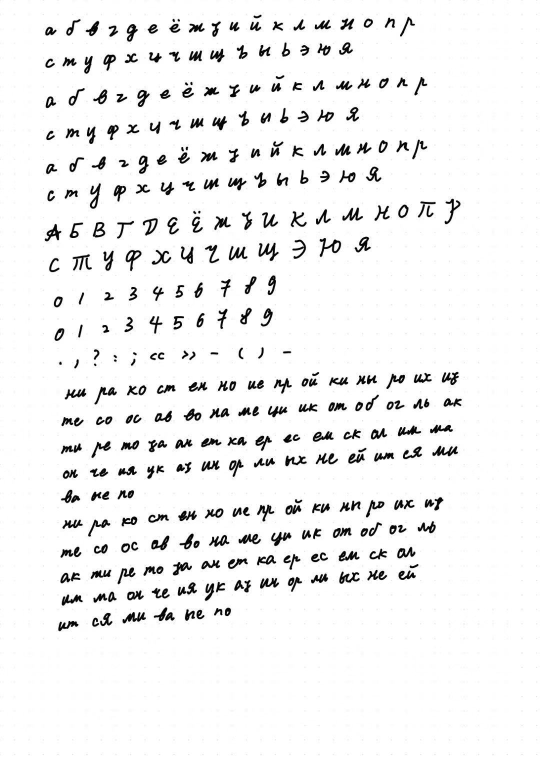
#> input picture handwriting/assets/sample.jpg, 1079 x 1527 px (shown at 1/2 size)
$ python prep_photo.py ../assets/sample.jpg ../assets/sample.jpg
#> lines starting #> are read from the running program, lines starting #| are printed output that depends on the picture; after the words box and inside, x2 and y2 are one past the last pixel; in counts of white or black regions, pixels touching at a corner belong together
"""Clean a phone photo of handwriting on squared paper into a natural sample (assets/natural/pN.jpg).

   python prep_photo.py photo.jpg assets/natural/pN.jpg [x0 y0 x1 y1]

Crop box = the paper only (no desk). Steps: flatten lighting; use the max RGB channel (blue-grey grid
lines are bright there, black ink is dark in every channel); remove long straight grid lines; keep ink by
hysteresis (seeds = clearly dark ink, grown only a few px so thin/light strokes stay joined without leaking
along the grid); drop the teacher's red pen. Output: black ink on white, ink core ~235 darkness.
Thresholds were set on p1 (light top lines: ink core ~180-195, grid <= ~150 darkness).
"""
import sys
import cv2
import numpy as np

src, dst = sys.argv[1], sys.argv[2]
box = [int(v) for v in sys.argv[3:7]] if len(sys.argv) >= 7 else [30, 60, 1420, 1990]
im = cv2.imread(src)
#> im is the input picture: shape (1527, 1079, 3); min 0, max 255, mean 241.2
x0, y0, x1, y1 = box
im = im[y0:y1, x0:x1]
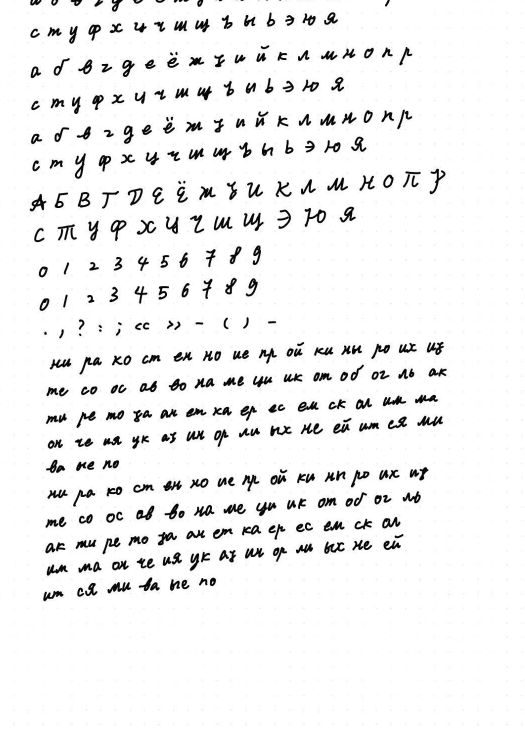
#> im: shape (1467, 1049, 3) (shown at 1/2 size); min 0, max 255, mean 240.8
b, g, r = [c.astype(np.float32) for c in cv2.split(im)]
gray = np.maximum(np.maximum(b, g), r)
bg = cv2.medianBlur(cv2.morphologyEx(gray.astype(np.uint8), cv2.MORPH_CLOSE, np.ones((15, 15), np.uint8)), 31)
#> bg: shape (1467, 1049); every value is 255
d = 255 - np.clip(gray / np.maximum(bg.astype(np.float32), 1) * 255, 0, 255)
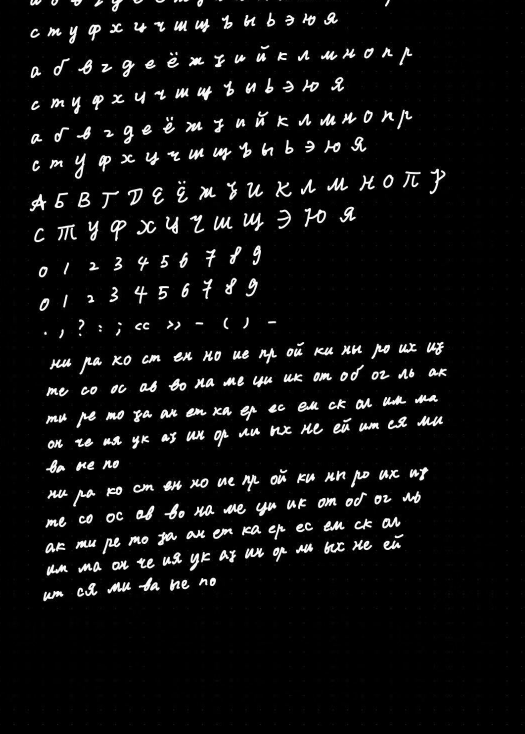
#> d: shape (1467, 1049) float32 (shown at 1/2 size); min 0, max 255, mean 14.2

STRONG, WEAK, FULL = 150, 95, 160
strong = (d > STRONG).astype(np.uint8)
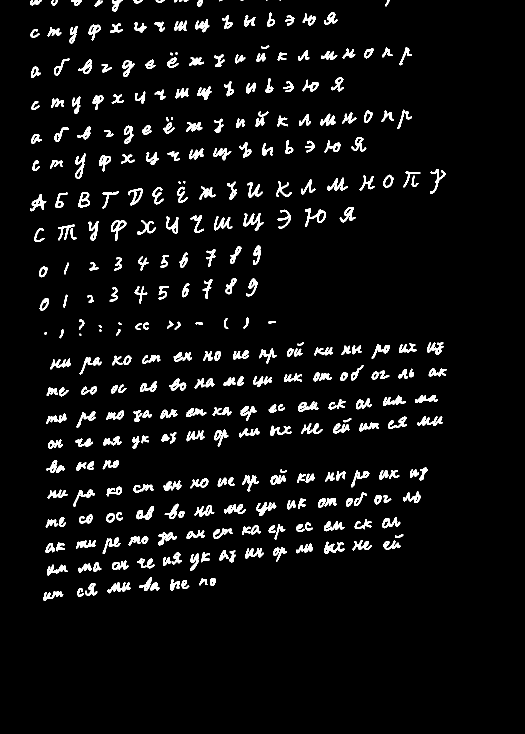
#> strong: shape (1467, 1049) (shown at 1/2 size); values 0 (black) and 1 (white), 5.1% white; 350 white regions (8 under 20 px), largest, box (x1, y1, x2, y2) and area: (487, 426, 527, 462) 521, (610, 416, 652, 454) 495, (835, 832, 886, 852) 473
weak = d > WEAK
#> weak: shape (1467, 1049) bool; 5.8% white; 341 white regions (7 under 20 px), largest, box (x1, y1, x2, y2) and area: (487, 425, 527, 462) 584, (835, 832, 886, 853) 546, (609, 416, 652, 454) 544
# grid: long straight runs in the weak mask
lines = np.zeros_like(strong)
for k in [(45, 1), (1, 45)]:
    lines |= cv2.morphologyEx(weak.astype(np.uint8), cv2.MORPH_OPEN, cv2.getStructuringElement(cv2.MORPH_RECT, k))
#> this loop made 2 passes
#> pass 1, `lines |= cv2.morphologyEx(weak.astype(np.uint8), cv2.MORPH_OPEN, cv2.g..`:
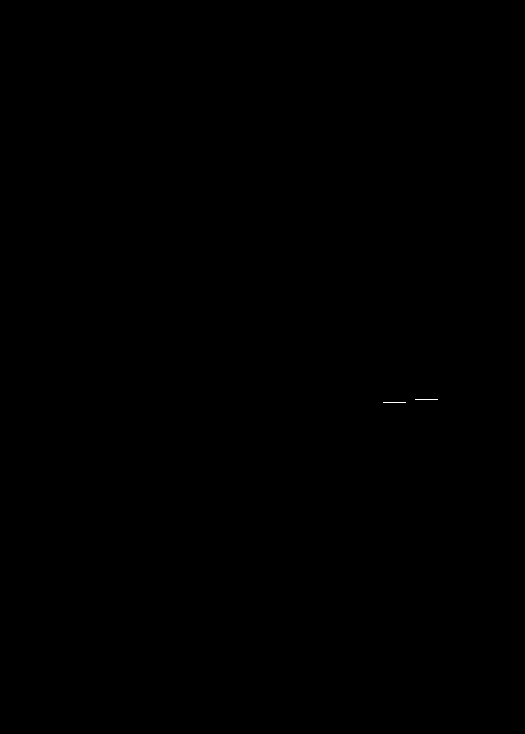
#> lines: shape (1467, 1049) (shown at 1/2 size); values 0 (black) and 1 (white), 0.01% white in thin lines or dots, all inside (x1, y1, x2, y2) = (766, 799, 876, 806)
near = cv2.dilate(strong, cv2.getStructuringElement(cv2.MORPH_ELLIPSE, (9, 9))) > 0
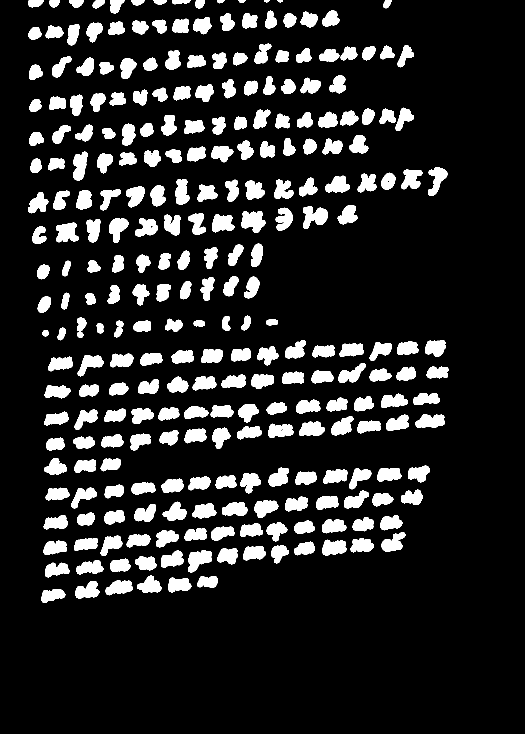
#> near: shape (1467, 1049) bool (shown at 1/2 size); 14.3% white; 273 white regions, largest, box (x1, y1, x2, y2) and area: (483, 422, 531, 466) 1450, (606, 412, 656, 458) 1430, (376, 1100, 424, 1145) 1343
keep = weak & near & ~((lines > 0) & (d < STRONG))
# drop specks: components without any strong seed or tiny
n, lab, st, _ = cv2.connectedComponentsWithStats(keep.astype(np.uint8), 8)
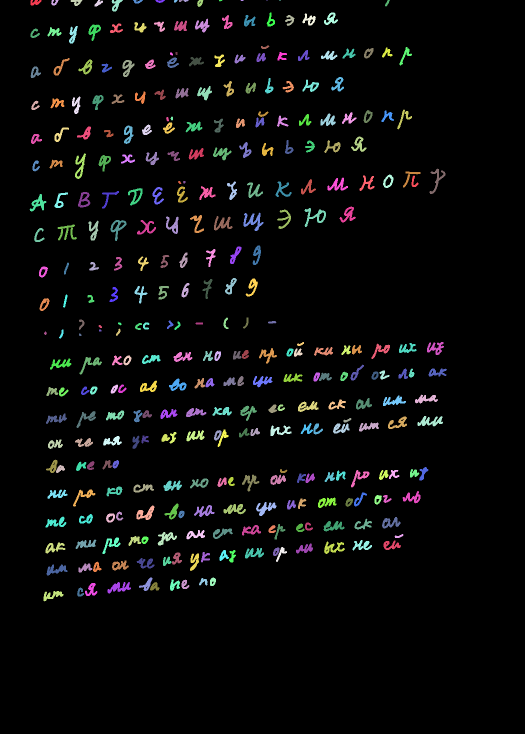
#> lab: shape (1467, 1049) int32 (shown at 1/2 size); 340 distinct labels, from 0 to 339; one colour per label, 0 black
#> n = 340; st = 340 rows, first 6: [0, 0, 1049, 1467, 1450360], [61, 0, 22, 11, 165], [102, 0, 15, 11, 97], [141, 0, 24, 12, 159], [189, 0, 17, 13, 118], [223, 0, 23, 23, 262]
has_seed = np.zeros(n, bool)
has_seed[np.unique(lab[strong > 0])] = True
ok = has_seed & (st[:, 4] >= 6)
ok[0] = False
keep = ok[lab]

red = (r - np.maximum(g, b)) > 10
#> red: shape (1467, 1049) bool; every value is 0
keep &= ~(cv2.dilate(red.astype(np.uint8), np.ones((5, 5), np.uint8)) > 0)
out = np.clip((d - WEAK) / (FULL - WEAK), 0, 1) * 235 * keep
# grid-crossing specks left next to ink: core < 20 px (ё dots and full stops measure 30+ px on p1)
n, lab, st, _ = cv2.connectedComponentsWithStats((out > 0).astype(np.uint8), 8)
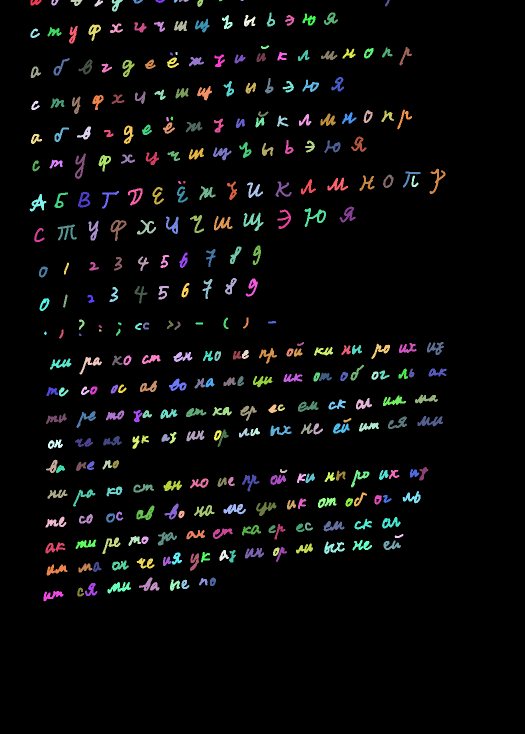
#> lab: shape (1467, 1049) int32 (shown at 1/2 size); 338 distinct labels, from 0 to 337; one colour per label, 0 black
#> n = 338; st = 338 rows, first 6: [0, 0, 1049, 1467, 1450368], [61, 0, 22, 11, 165], [102, 0, 15, 11, 97], [141, 0, 24, 12, 159], [189, 0, 17, 13, 118], [223, 0, 23, 23, 262]
core = np.bincount(lab[out > 120], minlength=n)
#> core = 338 values, max 550 at index 125, min 0 at index 0, mean 244.6
small = core < 20
small[0] = False
out[small[lab]] = 0
#> out: shape (1467, 1049) float32; min 0, max 235, mean 12.6
cv2.imwrite(dst, cv2.cvtColor((255 - out).astype(np.uint8), cv2.COLOR_GRAY2BGR), [cv2.IMWRITE_JPEG_QUALITY, 95])
print("written", dst, im.shape[1], "x", im.shape[0])
#| written ../assets/sample.jpg 1049 x 1467
